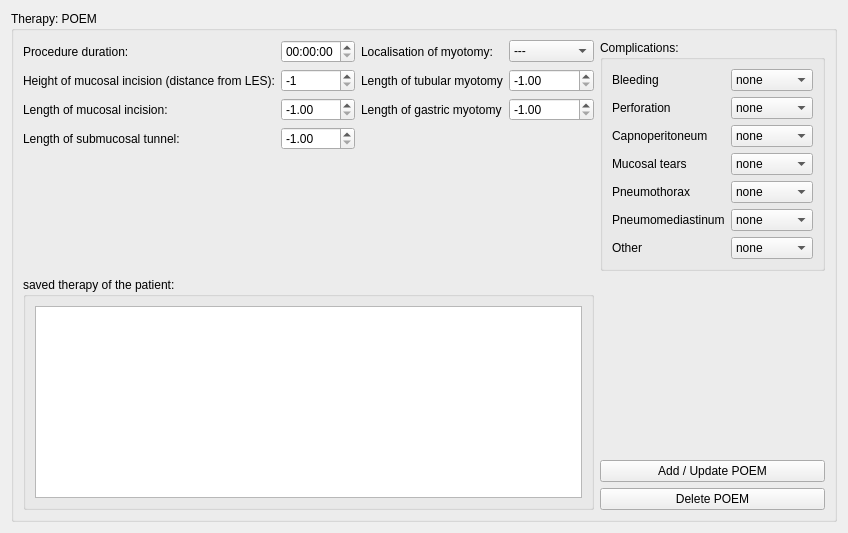
          <widget class="QWidget" name="peom">
           <layout class="QGridLayout" name="gridLayout_51">
            <item row="0" column="0">
             <widget class="QGroupBox" name="groupBox_24">
              <property name="title">
               <string>Therapy: POEM</string>
              </property>
              <layout class="QGridLayout" name="gridLayout_56">
               <item row="0" column="0">
                <layout class="QGridLayout" name="gridLayout_59">
                 <item row="5" column="0">
                  <widget class="QLabel" name="label_69">
                   <property name="text">
                    <string>Length of submucosal tunnel:</string>
                   </property>
                  </widget>
                 </item>
                 <item row="0" column="2">
                  <widget class="QLabel" name="label_70">
                   <property name="text">
                    <string>Localisation of myotomy:</string>
                   </property>
                  </widget>
                 </item>
                 <item row="2" column="2">
                  <widget class="QLabel" name="label_72">
                   <property name="text">
                    <string>Length of tubular myotomy</string>
                   </property>
                  </widget>
                 </item>
                 <item row="5" column="1">
                  <widget class="QDoubleSpinBox" name="peom_tunnel_length_spin">
                   <property name="minimum">
                    <double>-1.000000000000000</double>
                   </property>
                   <property name="maximum">
                    <double>25.000000000000000</double>
                   </property>
                   <property name="value">
                    <double>-1.000000000000000</double>
                   </property>
                  </widget>
                 </item>
                 <item row="2" column="1">
                  <widget class="QSpinBox" name="peom_incision_height_spin">
                   <property name="minimum">
                    <number>-1</number>
                   </property>
                   <property name="maximum">
                    <number>40</number>
                   </property>
                   <property name="value">
                    <number>-1</number>
                   </property>
                  </widget>
                 </item>
                 <item row="4" column="2">
                  <widget class="QLabel" name="peom_gastric_myotomy_length_spin">
                   <property name="text">
                    <string>Length of gastric myotomy</string>
                   </property>
                  </widget>
                 </item>
                 <item row="2" column="3">
                  <widget class="QDoubleSpinBox" name="peom_tubular_myotomy_length_spin">
                   <property name="minimum">
                    <double>-1.000000000000000</double>
                   </property>
                   <property name="maximum">
                    <double>25.000000000000000</double>
                   </property>
                   <property name="value">
                    <double>-1.000000000000000</double>
                   </property>
                  </widget>
                 </item>
                 <item row="4" column="0">
                  <widget class="QLabel" name="label_62">
                   <property name="text">
                    <string>Length of mucosal incision:</string>
                   </property>
                  </widget>
                 </item>
                 <item row="0" column="1">
                  <widget class="QTimeEdit" name="poem_time">
                   <property name="maximumTime">
                    <time>
                     <hour>3</hour>
                     <minute>0</minute>
                     <second>0</second>
                    </time>
                   </property>
                  </widget>
                 </item>
                 <item row="2" column="0">
                  <widget class="QLabel" name="label_67">
                   <property name="text">
                    <string>Height of mucosal incision (distance from LES):</string>
                   </property>
                  </widget>
                 </item>
                 <item row="0" column="0">
                  <widget class="QLabel" name="label_64">
                   <property name="text">
                    <string>Procedure duration:</string>
                   </property>
                  </widget>
                 </item>
                 <item row="4" column="1">
                  <widget class="QDoubleSpinBox" name="peom_incision_leght_spin">
                   <property name="minimum">
                    <double>-1.000000000000000</double>
                   </property>
                   <property name="maximum">
                    <double>5.000000000000000</double>
                   </property>
                   <property name="singleStep">
                    <double>0.000000000000000</double>
                   </property>
                   <property name="value">
                    <double>-1.000000000000000</double>
                   </property>
                  </widget>
                 </item>
                 <item row="4" column="3">
                  <widget class="QDoubleSpinBox" name="poem_gastric_myotomy_length_spin">
                   <property name="minimum">
                    <double>-1.000000000000000</double>
                   </property>
                   <property name="maximum">
                    <double>5.000000000000000</double>
                   </property>
                   <property name="value">
                    <double>-1.000000000000000</double>
                   </property>
                  </widget>
                 </item>
                 <item row="6" column="2">
                  <spacer name="verticalSpacer_18">
                   <property name="orientation">
                    <enum>Qt::Vertical</enum>
                   </property>
                   <property name="sizeHint" stdset="0">
                    <size>
                     <width>20</width>
                     <height>40</height>
                    </size>
                   </property>
                  </spacer>
                 </item>
                 <item row="0" column="3">
                  <widget class="QComboBox" name="peom_localisation_dropdown">
                   <item>
                    <property name="text">
                     <string>---</string>
                    </property>
                   </item>
                   <item>
                    <property name="text">
                     <string>1 o'clock</string>
                    </property>
                   </item>
                   <item>
                    <property name="text">
                     <string>2 o'clock</string>
                    </property>
                   </item>
                   <item>
                    <property name="text">
                     <string>3 o'clock</string>
                    </property>
                   </item>
                   <item>
                    <property name="text">
                     <string>4 o'clock</string>
                    </property>
                   </item>
                   <item>
                    <property name="text">
                     <string>5 o'clock</string>
                    </property>
                   </item>
                   <item>
                    <property name="text">
                     <string>6 o'clock</string>
                    </property>
                   </item>
                   <item>
                    <property name="text">
                     <string>7 o'clock</string>
                    </property>
                   </item>
                   <item>
                    <property name="text">
                     <string>8 o'clock</string>
                    </property>
                   </item>
                   <item>
                    <property name="text">
                     <string>9 o'clock</string>
                    </property>
                   </item>
                   <item>
                    <property name="text">
                     <string>10 o'clock</string>
                    </property>
                   </item>
                   <item>
                    <property name="text">
                     <string>11 o'clock</string>
                    </property>
                   </item>
                   <item>
                    <property name="text">
                     <string>12 o'clock</string>
                    </property>
                   </item>
                  </widget>
                 </item>
                </layout>
               </item>
               <item row="0" column="1">
                <widget class="QGroupBox" name="poem_complications">
                 <property name="title">
                  <string>Complications:</string>
                 </property>
                 <property name="checkable">
                  <bool>false</bool>
                 </property>
                 <property name="checked">
                  <bool>false</bool>
                 </property>
                 <layout class="QGridLayout" name="gridLayout_83">
                  <item row="0" column="1">
                   <widget class="QComboBox" name="bleeding_poem">
                    <property name="enabled">
                     <bool>true</bool>
                    </property>
                    <item>
                     <property name="text">
                      <string>none</string>
                     </property>
                    </item>
                    <item>
                     <property name="text">
                      <string>mild</string>
                     </property>
                    </item>
                    <item>
                     <property name="text">
                      <string>moderate</string>
                     </property>
                    </item>
                    <item>
                     <property name="text">
                      <string>servere</string>
                     </property>
                    </item>
                   </widget>
                  </item>
                  <item row="1" column="1">
                   <widget class="QComboBox" name="perforation_poem">
                    <property name="enabled">
                     <bool>true</bool>
                    </property>
                    <item>
                     <property name="text">
                      <string>none</string>
                     </property>
                    </item>
                    <item>
                     <property name="text">
                      <string>mild</string>
                     </property>
                    </item>
                    <item>
                     <property name="text">
                      <string>moderate</string>
                     </property>
                    </item>
                    <item>
                     <property name="text">
                      <string>severe</string>
                     </property>
                    </item>
                   </widget>
                  </item>
                  <item row="4" column="0">
                   <widget class="QLabel" name="label_148">
                    <property name="enabled">
                     <bool>true</bool>
                    </property>
                    <property name="text">
                     <string>Pneumothorax</string>
                    </property>
                   </widget>
                  </item>
                  <item row="3" column="1">
                   <widget class="QComboBox" name="mucusal_tears_poem">
                    <property name="enabled">
                     <bool>true</bool>
                    </property>
                    <item>
                     <property name="text">
                      <string>none</string>
                     </property>
                    </item>
                    <item>
                     <property name="text">
                      <string>mild</string>
                     </property>
                    </item>
                    <item>
                     <property name="text">
                      <string>moderate</string>
                     </property>
                    </item>
                    <item>
                     <property name="text">
                      <string>severe</string>
                     </property>
                    </item>
                   </widget>
                  </item>
                  <item row="2" column="1">
                   <widget class="QComboBox" name="capnoperitoneum_poem">
                    <property name="enabled">
                     <bool>true</bool>
                    </property>
                    <item>
                     <property name="text">
                      <string>none</string>
                     </property>
                    </item>
                    <item>
                     <property name="text">
                      <string>mild</string>
                     </property>
                    </item>
                    <item>
                     <property name="text">
                      <string>moderate</string>
                     </property>
                    </item>
                    <item>
                     <property name="text">
                      <string>severe</string>
                     </property>
                    </item>
                   </widget>
                  </item>
                  <item row="0" column="0">
                   <widget class="QLabel" name="label_149">
                    <property name="enabled">
                     <bool>true</bool>
                    </property>
                    <property name="text">
                     <string>Bleeding</string>
                    </property>
                   </widget>
                  </item>
                  <item row="2" column="0">
                   <widget class="QLabel" name="label_150">
                    <property name="enabled">
                     <bool>true</bool>
                    </property>
                    <property name="text">
                     <string>Capnoperitoneum</string>
                    </property>
                   </widget>
                  </item>
                  <item row="6" column="0">
                   <widget class="QLabel" name="label_151">
                    <property name="enabled">
                     <bool>true</bool>
                    </property>
                    <property name="text">
                     <string>Other</string>
                    </property>
                   </widget>
                  </item>
                  <item row="1" column="0">
                   <widget class="QLabel" name="label_152">
                    <property name="enabled">
                     <bool>true</bool>
                    </property>
                    <property name="text">
                     <string>Perforation</string>
                    </property>
                   </widget>
                  </item>
                  <item row="3" column="0">
                   <widget class="QLabel" name="label_153">
                    <property name="enabled">
                     <bool>true</bool>
                    </property>
                    <property name="text">
                     <string>Mucosal tears</string>
                    </property>
                   </widget>
                  </item>
                  <item row="5" column="0">
                   <widget class="QLabel" name="label_154">
                    <property name="enabled">
                     <bool>true</bool>
                    </property>
                    <property name="text">
                     <string>Pneumomediastinum</string>
                    </property>
                   </widget>
                  </item>
                  <item row="4" column="1">
                   <widget class="QComboBox" name="pneumothorax_poem">
                    <property name="enabled">
                     <bool>true</bool>
                    </property>
                    <item>
                     <property name="text">
                      <string>none</string>
                     </property>
                    </item>
                    <item>
                     <property name="text">
                      <string>mild</string>
                     </property>
                    </item>
                    <item>
                     <property name="text">
                      <string>moderate</string>
                     </property>
                    </item>
                    <item>
                     <property name="text">
                      <string>severe</string>
                     </property>
                    </item>
                   </widget>
                  </item>
                  <item row="5" column="1">
                   <widget class="QComboBox" name="pneumomediastinum_poem">
                    <property name="enabled">
                     <bool>true</bool>
                    </property>
                    <item>
                     <property name="text">
                      <string>none</string>
                     </property>
                    </item>
                    <item>
                     <property name="text">
                      <string>mild</string>
                     </property>
                    </item>
                    <item>
                     <property name="text">
                      <string>moderate</string>
                     </property>
                    </item>
                    <item>
                     <property name="text">
                      <string>severe</string>
                     </property>
                    </item>
                   </widget>
                  </item>
                  <item row="6" column="1">
                   <widget class="QComboBox" name="other_poem">
                    <property name="enabled">
                     <bool>true</bool>
                    </property>
                    <item>
                     <property name="text">
                      <string>none</string>
                     </property>
                    </item>
                    <item>
                     <property name="text">
                      <string>mild</string>
                     </property>
                    </item>
                    <item>
                     <property name="text">
                      <string>moderate</string>
                     </property>
                    </item>
                    <item>
                     <property name="text">
                      <string>severe</string>
                     </property>
                    </item>
                   </widget>
                  </item>
                 </layout>
                </widget>
               </item>
               <item row="1" column="0">
                <widget class="QGroupBox" name="groupBox_19">
                 <property name="title">
                  <string>saved therapy of the patient:</string>
                 </property>
                 <layout class="QGridLayout" name="gridLayout_57">
                  <item row="0" column="0">
                   <widget class="QTextEdit" name="poem_text">
                    <property name="readOnly">
                     <bool>true</bool>
                    </property>
                   </widget>
                  </item>
                 </layout>
                </widget>
               </item>
               <item row="1" column="1">
                <layout class="QVBoxLayout" name="verticalLayout_7">
                 <item>
                  <spacer name="verticalSpacer_8">
                   <property name="orientation">
                    <enum>Qt::Vertical</enum>
                   </property>
                   <property name="sizeHint" stdset="0">
                    <size>
                     <width>20</width>
                     <height>40</height>
                    </size>
                   </property>
                  </spacer>
                 </item>
                 <item>
                  <widget class="QPushButton" name="add_poem_button">
                   <property name="text">
                    <string>Add / Update POEM</string>
                   </property>
                  </widget>
                 </item>
                 <item>
                  <widget class="QPushButton" name="delete_poem_button">
                   <property name="text">
                    <string>Delete POEM</string>
                   </property>
                  </widget>
                 </item>
                </layout>
               </item>
              </layout>
             </widget>
            </item>
           </layout>
          </widget>
